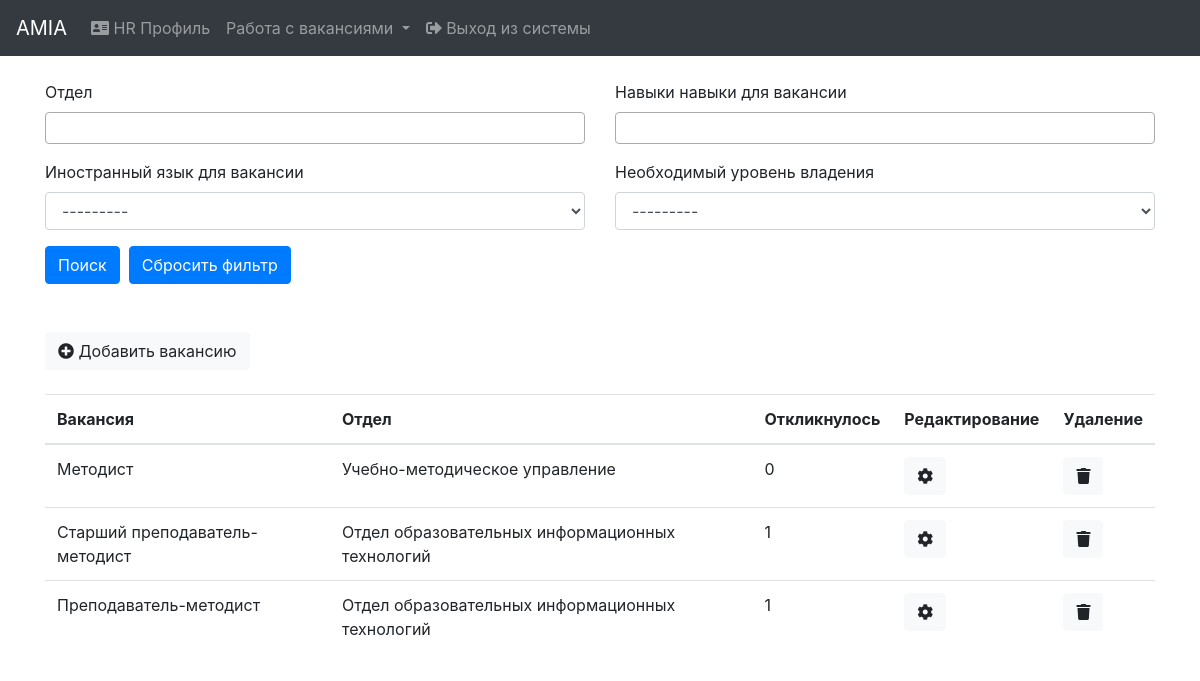
The app's page /hr/ (signed in) with its own data.
### institution/models.py (models this page shows, shortened)
class Vacancy(models.Model):
    OPENED = 1
    COMPLETED = 2
    BLOCKED = 3
    STATUSES = [
        (OPENED, 'Opened'),
        (COMPLETED, 'Completed'),
        (BLOCKED, 'Blocked'),
    ]
    vacancy = models.CharField(max_length=255, verbose_name="Vacancy")
    date_added = models.DateTimeField(verbose_name="Date added", auto_now_add=True)
    who_added = models.ForeignKey(User, on_delete=models.SET_NULL, verbose_name="Who added", blank=True, null=True)
    description = models.TextField(verbose_name="Description", blank=True, null=True)
    institution = models.ForeignKey(Institution, on_delete=models.CASCADE, verbose_name="Institution")
    responded = models.ManyToManyField(SocialProfile, verbose_name="Responded", through='RespondedVacancy')
    status = models.IntegerField(verbose_name="Status", choices=STATUSES, default=OPENED)
    skills = models.ManyToManyField(Skill, verbose_name="Skills", blank=True)
    languages = models.ManyToManyField(Language, verbose_name="Language", through='LanguageWithLevelVacancy')
    class Meta:
        ordering = ('vacancy',)
        verbose_name = 'Vacancy'
        verbose_name_plural = 'Vacancies'

class Institution(models.Model):
    institution_name = models.CharField(max_length=255, verbose_name="Institution name")
    info_about = models.TextField(verbose_name="About", blank=True, null=True)
    img = models.ImageField(verbose_name="Image", blank=True, null=True, upload_to='institutions')
    subscribers = models.ManyToManyField(SocialProfile, verbose_name="Subscribers")
    def __str__(self):
        return self.institution_name
    class Meta:
        ordering = ('institution_name',)
        verbose_name = 'Institution'
        verbose_name_plural = 'Institution'

### hr/views.py (the view)
# urls.py: path('', views.MainView.as_view(), name='main'),
class MainView(LoginRequiredMixin, View):
    def get(self, request):
        f = VacancyFilter(request.GET, queryset=Vacancy.objects.distinct().order_by('-pk'))
        paginator = Paginator(f.qs, 50)
        page = request.GET.get('page')
        vacancies = paginator.get_page(page)
        return render(request, 'institution/vacancies/hr_main_vacancies.html', {'vacancies': vacancies,
                                                                                'filter': f,
                                                                                })

### context_processors/models_context.py (called while the page is built)
def models_context(request):
    return {'educational': EducationalInstitution.objects.all(),
            'language_levels': LanguageLevel.objects.all(),
            'languages': Language.objects.all(),
            'specialties': Specialty.objects.all(),
            'skills': Skill.objects.all(),
            'interests': Interest.objects.all(),
            }

### social_profile/models.py (called while the page is built)
    def __str__(self):
        return self.skill_name

    def __str__(self):
        return self.language_name

### institution/templates/institution/vacancies/hr_main_vacancies.html (shortened to what this page needs)
{% extends 'base.html' %}
{% load static %}
{% block content %}
    {% include 'hr/navbar_hr.html' %}<br>
    <div class="container">
        {% include 'institution/vacancies/search_form.html' %}<br>
        <br>
        <a href="{% url 'institution:vacancy_add' %}" class="btn btn-light"><i class="fas fa-plus-circle"></i> Добавить вакансию</a><br><br>
        <div class="row">
            <div class="col-lg-12">
                <table class="table table-hover">
                    <thead>
                    <tr>
                        <th scope="col">Вакансия</th>
                        <th scope="col">Отдел</th>
                        <th scope="col">Откликнулось</th>
                        <th scope="col">Редактирование</th>
                        <th scope="col">Удаление</th>
                    </tr>
                    </thead>
                    <tbody>
                    {% for vacancy in vacancies %}
                        <tr>
                            <td>{{ vacancy.vacancy }}</td>
                            <td>{{ vacancy.institution.institution_name }}</td>
                            <td data-VacancyId="{{ vacancy.id }}">{{ vacancy.responded.count }}</td>
                            <td><a href="{% url 'institution:vacancy_update' vacancy.id %}" class="btn btn-light"><i class="fas fa-cog"></i></a></td>
                            <td><a href="" class="btn btn-light"><i class="fas fa-trash"></i></a></td>
                        </tr>
                    {% endfor %}
                    </tbody>
                </table>
            </div>
        </div>
    </div>
{% endblock %}

### records on screen
Vacancy: vacancy "Методист", institution.institution_name "Учебно-методическое управление", responded.count "0"
Vacancy: vacancy "Старший преподаватель-методист", institution.institution_name "Отдел образовательных информационных технологий", responded.count "1"
Vacancy: vacancy "Преподаватель-методист", institution.institution_name "Отдел образовательных информационных технологий", responded.count "1"
